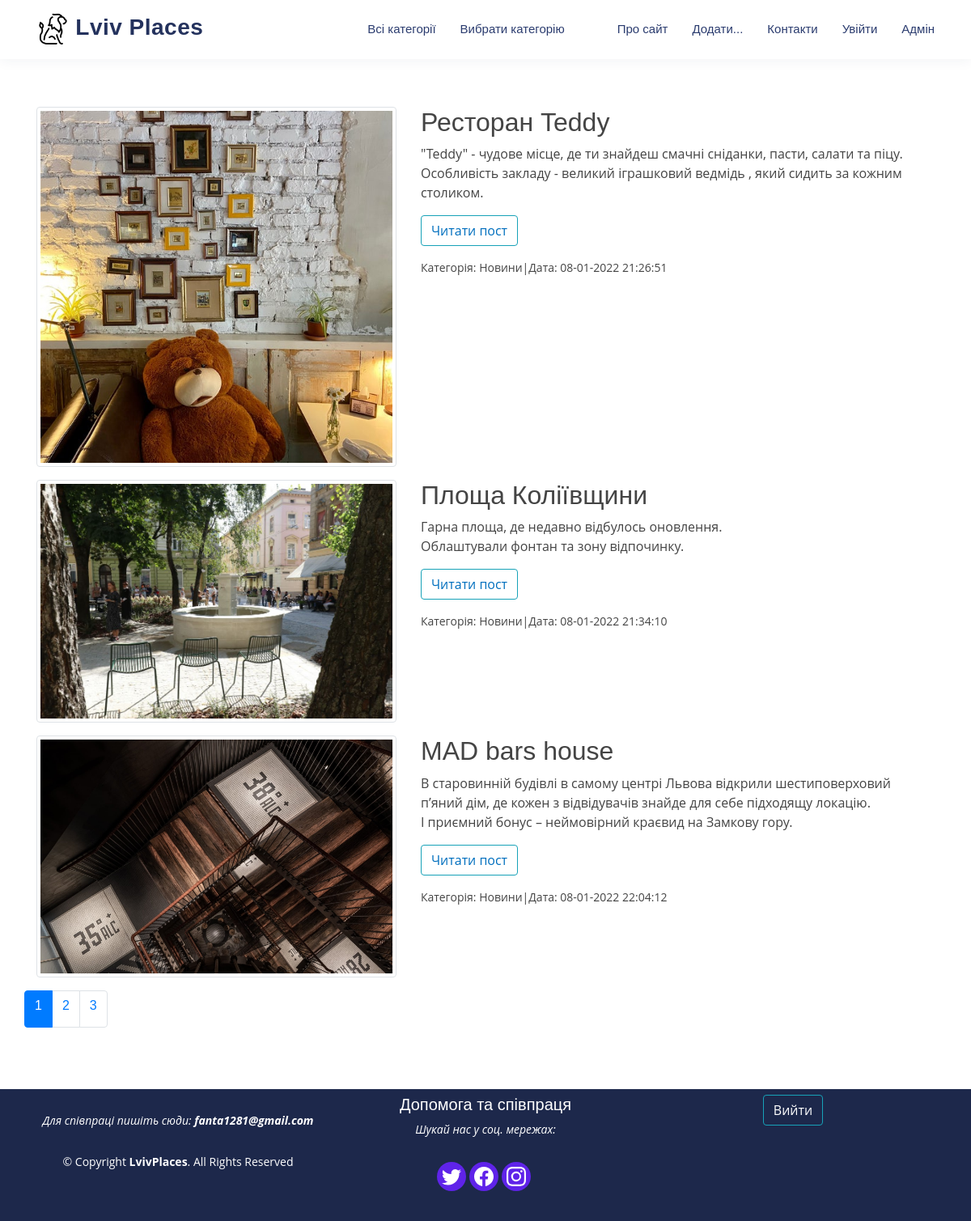
Screenshot of /category/3/ with the database file from the repository.
### lviv_main/models.py (models this page shows, shortened)
class Women(models.Model):
    title = models.CharField(max_length=255, verbose_name = "Заголовок")
    slug = models.SlugField(max_length=255, unique=True, db_index=True, verbose_name="URL")
    content = models.TextField(blank=True, verbose_name= "Зміст")
    photo = models.ImageField(upload_to="photos/%Y/%m/%d/", verbose_name= "Фото")
    time_create = models.DateTimeField(auto_now_add=True, verbose_name= "Час створення")
    time_update = models.DateTimeField(auto_now=True, verbose_name= "Час оновлення")
    is_published = models.BooleanField(default=True, verbose_name= "Опубліковано")
    cat = models.ForeignKey('Category', on_delete=models.PROTECT, verbose_name= "Категорія")
    def get_absolute_url(self):
        return reverse('post', kwargs={'post_slug': self.slug})
    class Meta:
        verbose_name='Відомі...'
        verbose_name_plural='Відомі...'

class Category(models.Model):
    name = models.CharField(max_length=100, db_index=True, verbose_name="Категорія")
    slug = models.SlugField(max_length=255, unique=True, db_index=True, verbose_name="URL")
    def __str__(self):
        return self.name
    def get_absolute_url(self):
        return reverse('category', kwargs={'cat_id': self.pk})
    class Meta:
        verbose_name='Категорії'
        verbose_name_plural='Категорії'
        ordering=['id']

### lviv_main/views.py (the view)
# urls.py: path('category/<int:cat_id>/', show_category, name='category'),
def show_category(request, cat_id):
    posts=Women.objects.filter(cat_id=cat_id)
    cats=Category.objects.all()
    if len(posts) == 0:
        raise Http404()
    paginator = Paginator(posts, 3)
    page_number = request.GET.get('page')
    page_obj = paginator.get_page(page_number)
    content={
        'posts': posts,
        'cats': cats,
        'menu': menu,
        'title': "Досліджуй місто Лева з нами!",
        'cat_selected': cat_id,
        'page_obj': page_obj,
    }
    return render(request, 'lviv_main/show_category.html', context = content )

### lviv_main/templates/lviv_main/show_category.html (shortened to what this page needs)
{% extends 'lviv_main/base.html' %}
{% load static %}
{% block content %}
<section>
    <div class="container">
        {% for p in page_obj %}
        <div class="row" style='margin-bottom: 1pc;'>
            <div class="col-5">
                {% if p.photo %}
                <img class="img-thumbnail" src="{{p.photo.url}}">
                {% endif %}
            </div>
            <div class="col-7">
                <h2>{{p.title}}</h2>
                {% autoescape off %}
                {{p.content|linebreaks|truncatewords:30}}
                {% endautoescape %}
                <p class="btn btn-outline-info link-read-post"><a href="{{ p.get_absolute_url }}">Читати пост</a></p>
                <div class="group small d-flex">
                    <p class="first">Категорія: {{p.cat}} </p>
                    <p> | </p>
                    <p class="last">Дата: {{p.time_update|date:"d-m-Y H:i:s"}} </p>
                </div>
            </div>
        </div>
        {% endfor %}
    </div>
    <div class="container">
        <div class="row">
            <nav aria-label="Page navigation ">
                <ul class="pagination d-flex justify-content-center">
                    {% for p in page_obj.paginator.page_range %}
                        {% if p == page_obj.number %}
                        <li class="page-item active" aria-current="page"><a class="page-link" href="?page={{p}}"><h6>{{p}}</h6></a></li>
                        {% else %}
                        <li class="page-item"><a class="page-link" href="?page={{p}}"><h6>{{p}}</h6></a></li>
                        {% endif %}
                    {% endfor %}
                </ul>
            </nav>
        </div>
    </div>
</section>
{% endblock %}

### lviv_main/static/lviv_main/css/style.css (style rules this page uses)
body { font-family: "Open Sans", sans-serif; color: #444444; }
a { color: #006fbe; text-decoration: none; }
h1, h2, h3, h4, h5, h6 { font-family: "Raleway", sans-serif; }
section { padding: 60px 0; }

### rows the page displays
Women: photo (picture), title "Ресторан Teddy", content "\"Teddy\" - чудове місце, де ти знайдеш смачні сніданки, пасти, салати та піцу. Особливість закладу - великий іграшковий ведмідь , який сидить за кожним столиком.", cat "Новини", time_update "08-01-2022 21:26:51"
Women: photo (picture), title "Площа Коліївщини", content "Гарна площа, де недавно відбулось оновлення. Облаштували фонтан та зону відпочинку.", cat "Новини", time_update "08-01-2022 21:34:10"
Women: photo (picture), title "MAD bars house", content "В старовинній будівлі в самому центрі Львова відкрили шестиповерховий п’яний дім, де кожен з відвідувачів знайде для себе підходящу локацію. І приємний бонус – неймовірний краєвид на Замкову гору.", cat "Новини", time_update "08-01-2022 22:04:12"

### other values shown
{{ m.title }} "Про сайт" "Додати..."
{{ m.title }} "Контакти"
{{ p }} "1"
{{ p }} "2" "3"
